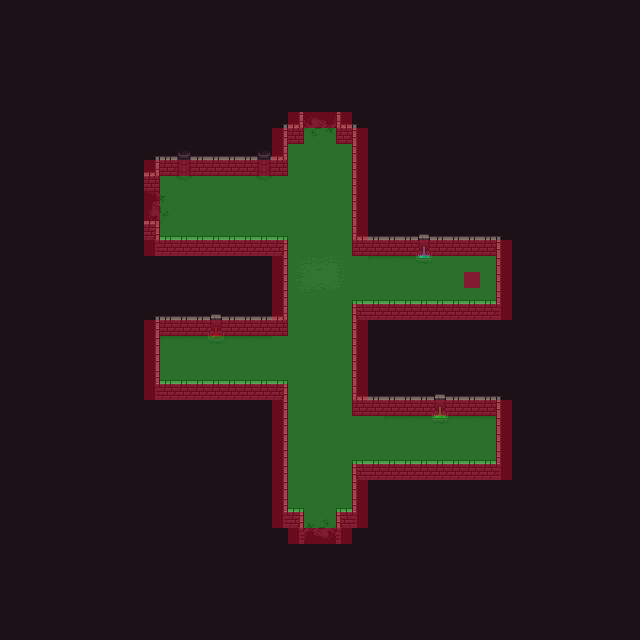

The image is a tile-based game level rendered from a .tmx file. Its description and source (layers, tilesets, objects; grid data summarised) follow:
An orthogonal 40x40 tile map with 16x16 px tiles, 6 tile layers (bg, floor, exits, fg, ...), 5 tilesets and 12 objects (s, n, w).

<map version="1.5" tiledversion="1.6.0" orientation="orthogonal" renderorder="right-down" width="40" height="40" tilewidth="16" tileheight="16" infinite="0" nextlayerid="15" nextobjectid="16">
 <tileset firstgid="1" source="0x72_16x16DungeonTileset_walls.v1.tsx" />
 <tileset firstgid="257" source="0x72_16x16DungeonTileset.v4.tsx" />
 <tileset firstgid="513" source="NavigationTileSet.tsx" />
 <tileset firstgid="515" source="Enemies.tsx" />
 <tileset firstgid="518" source="spawnTileset.tsx" />
 <layer id="1" name="bg" width="40" height="40">
  <data>[1600 cells, 1600 non-empty, 1 distinct tile ids]</data>
 </layer>
 <layer id="2" name="floor" width="40" height="40">
  <data>[1600 cells, 238 non-empty, 1 distinct tile ids]</data>
 </layer>
 <layer id="8" name="exits" width="40" height="40">
  <data>[1600 cells, 12 non-empty, 12 distinct tile ids]</data>
 </layer>
 <layer id="3" name="fg" width="40" height="40">
  <data>[1600 cells, 197 non-empty, 20 distinct tile ids]</data>
 </layer>
 <layer id="7" name="props" width="40" height="40">
  <data>[1600 cells, 42 non-empty, 25 distinct tile ids]</data>
 </layer>
 <objectgroup id="14" name="Treasure">
  <object id="15" gid="448" x="464" y="288" width="16" height="16" />
 </objectgroup>
 <objectgroup id="4" name="Collisions">
  <object id="1" x="304" y="544">
   <polygon points="0,0 0,-36 -16,-36 -16,-164 -144,-164 -144.182,-215.273 -96.1818,-215.273 -92,-212 -84,-212 -80.1818,-215.273 -16.1818,-215.273 -16,-308 -144,-308 -144,-324 -160,-324 -160,-360 -144,-360 -144.182,-375.091 -128.182,-375.091 -124,-372 -116,-372 -112.182,-375.091 -48.1818,-375.091 -44,-372 -36,-372 -32.1818,-375.091 -16.1818,-375.091 -16,-408 0,-408 0,-432 32,-432 32,-408 48,-408 47.9091,-295.182 111.909,-295.182 116,-292 124,-292 127.909,-295.182 191.909,-295.182 192,-244 48,-244 47.9375,-135.313 127.938,-135.313 132,-132 140,-132 143.938,-135.313 191.938,-135.313 192,-84 48,-84 48,-36 32,-36 32,0" />
  </object>
 </objectgroup>
 <objectgroup id="5" name="Gates">
  <object id="2" name="s" x="304" y="544">
   <polygon points="0,0 0,-16 32,-16 32,0" />
  </object>
  <object id="3" name="n" x="304" y="128">
   <polygon points="0,0 32,0 32,-16 0,-16" />
  </object>
  <object id="4" name="w" x="144" y="192">
   <polygon points="0,0 16,0 16,28 0,28" />
  </object>
 </objectgroup>
 <objectgroup id="6" name="Void" />
 <objectgroup id="11" name="Enemies">
  <object id="6" gid="516" x="208" y="368" width="16" height="16" />
  <object id="7" gid="516" x="432" y="448" width="16" height="16" />
  <object id="9" gid="517" x="432" y="288" width="16" height="16" />
  <object id="10" gid="517" x="208" y="224" width="16" height="16" />
 </objectgroup>
 <layer id="9" name="navigation" width="40" height="40" opacity="0.33">
  <data>[1600 cells, 336 non-empty, 2 distinct tile ids]</data>
 </layer>
 <objectgroup id="13" name="SpawnPoints">
  <object id="11" gid="518" x="304" y="144" width="16" height="16" />
  <object id="12" gid="520" x="160" y="208" width="16" height="16" />
  <object id="13" gid="521" x="304" y="528" width="16" height="16" />
 </objectgroup>
</map>
